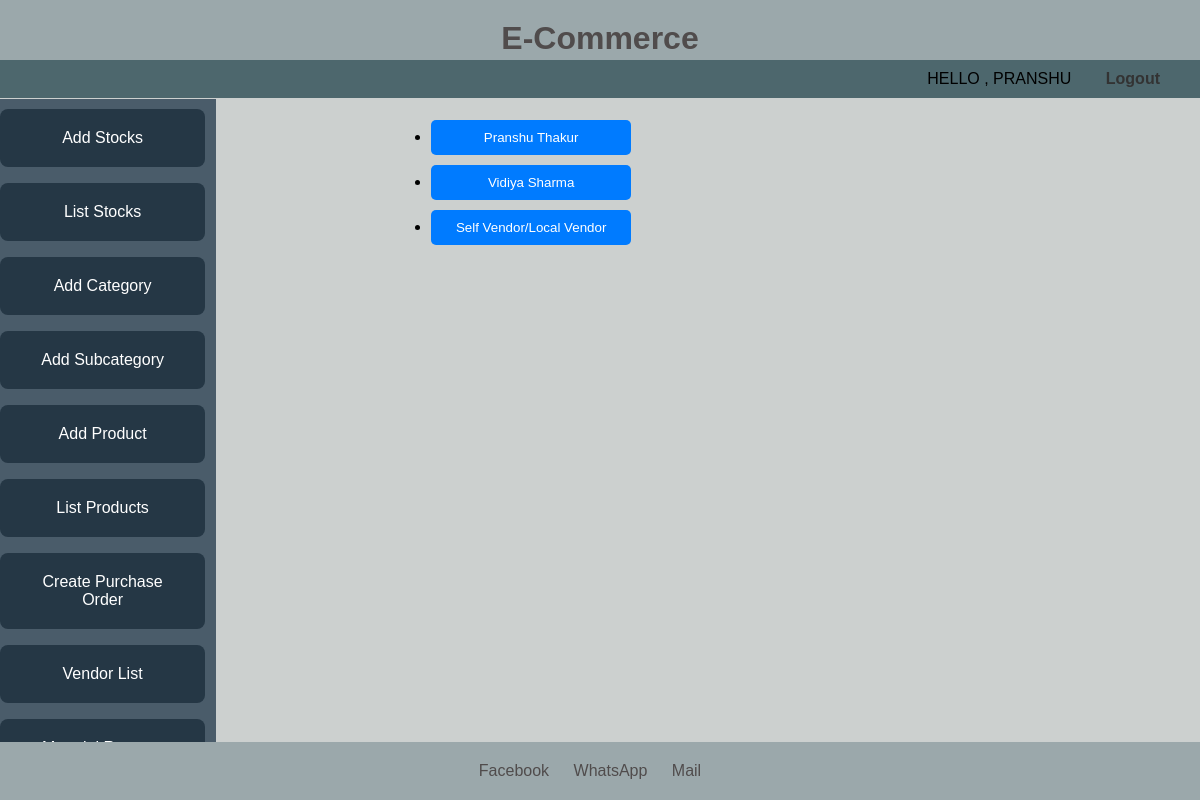
Page /Warehouse/admin/VendorList/1/ on the committed database.
### Warehouse/models.py (models this page shows, shortened)
class AdminModel(models.Model):
    first_name = models.CharField(max_length=120)
    last_name = models.CharField(max_length=120)
    email = models.EmailField(unique=True)
    mobile = models.CharField(max_length=12,unique=True)
    address = models.CharField(max_length=120)
    password = models.CharField(max_length=120)
    confirmpassword = models.CharField(max_length=120)
    otp = models.CharField(max_length=8,default=0)
    otp_created_at = models.DateTimeField(blank=True, null=True)
    class Meta:
       db_table = "admin"

class VendorModel(models.Model):
    vendor_name = models.CharField(max_length=120)
    vendor_email = models.EmailField(unique=True)
    vendor_mobile = models.CharField(max_length=12,unique=True)
    vendor_address = models.CharField(max_length=120)
    vendor_password = models.CharField(max_length=120)
    vendor_confirmpassword = models.CharField(max_length=120)
    vendor_otp = models.CharField(max_length=8,default=0)
    vendor_otp_created_at = models.DateTimeField(blank=True, null=True)
    class Meta:
       db_table = "vendor"

### Warehouse/views.py (the view, shortened to what this page needs)
# urls.py: path('admin/VendorList/<int:admin_id>/',ListVendorAPIView.as_view(),name='vendorList'),
class ListVendorAPIView(APIView):
    def get(self, request,admin_id):
        admin = AdminModel.objects.get(id=admin_id)
        vendors = VendorModel.objects.all()
        return TemplateResponse(request, 'Vendor/vendorList.html',{'admin':admin,'vendors': vendors})

### templates/Vendor/vendorList.html (shortened to what this page needs)
{% extends "Admin/adminLoggedin.html" %}
{% block content %}
<h1>List of Vendors</h1>
<div class="vendor-list">
  <ul>
    {% for vendor in vendors %}
    <li>
      <form action="{% url 'vendorDetails' admin_id=admin.id vendor_id=vendor.id %}" method="get">
        <button type="submit" class="vendor-btn">{{ vendor.vendor_name }}</button>
      </form>
    </li>
    {% endfor %}
  </ul>
</div>
{% endblock content %}

### templates/Admin/adminLoggedin.html (shortened to what this page needs)
<!DOCTYPE html>
<html lang="en">
<head>
    <link rel="stylesheet" href="https://cdnjs.cloudflare.com/ajax/libs/font-awesome/5.15.4/css/all.min.css">
</head>
<body>
    <header>
        <h1><a href="{% url 'loggedIn_admin' admin_id=admin.id %}" style="text-decoration: none; color: #504c4c;">E-Commerce</a></h1>
    </header>
    <nav>
        <ul class="right-links">
            <li>HELLO , {{admin.first_name}}</li>
            <li><a href="{% url 'adminLogin' %}">Logout</a></li>
        </ul>
    </nav>
    <div class="products-container">
        <div class="sidebar">
            <a href="{% url 'AddStocks' admin_id=admin.id %}" class="button">Add Stocks</a>
            <a href="{% url 'list_stocks' admin_id=admin.id %}" class="button">List Stocks</a>
            <a href="{% url 'AddCategory' admin_id=admin.id %}" class="button">Add Category</a>
            <a href="{% url 'AddSubCategory' admin_id=admin.id %}" class="button">Add Subcategory</a>
            <a href="{% url 'AddProduct' admin_id=admin.id %}" class="button">Add Product</a>
            <a href="{% url 'list_products' admin_id=admin.id %}" class="button">List Products</a>
            <a href="{% url 'purchaseOrder' admin_id=admin.id %}" class="button">Create Purchase Order</a>
            <a href="{% url 'vendorList' admin_id=admin.id %}" class="button">Vendor List</a>
            <a href="{% url 'materialRequestList' admin_id=admin.id %}" class="button">Material Request List</a>
        </div>
        {% block content %}{% endblock %}
    </div>
    <footer>
        <ul>
            <li><a href="#">Facebook</a></li>
            <li><a href="#">WhatsApp</a></li>
            <li><a href="{% url 'contact_us_messages' %}">Mail</a></li>
        </ul>
    </footer>
</body>
</html>

### templates/Admin/adminLoggedin.html (style rules this page uses)
* { margin: 0; padding: 0; box-sizing: border-box; font-family: Arial, sans-serif; }
body { background-color: #CCD0CF; display: flex; flex-direction: column; min-height: 100vh; }
header { background-color: #9ba8ab; color: #504c4c; padding: 20px 0; text-align: center; position: fixed; top: 0; left: 0; width: 100%; z-index: 1000; }
header h1 { font-size: 2rem; }
nav { display: flex; justify-content: space-between; align-items: center; background-color: #4D676D; padding: 10px; position: fixed; top: 60px; left: 0; width: 100%; z-index: 1000; }
.left-links, .right-links { list-style-type: none; margin: 0; padding: 0; }
.left-links li, .right-links li { display: inline; margin-right: 20px; }
.right-links { margin-left: auto; }
nav ul { list-style-type: none; margin: 0; padding: 0; }
nav ul li { display: inline; margin-right: 20px; }
nav a { text-decoration: none; color: #333; font-weight: bold; padding: 10px; transition: background-color 0.3s ease; }
.products-container { display: flex; height: 100vh; }
.sidebar { background-color: #4A5C6A; color: #333; width: 18%; padding: 10px 0; position: fixed; top: 98.5px; bottom: 0; overflow-y: auto; }
.button { background-color: #253745; color: #fff; padding: 20px 35px; border-radius: 8px; cursor: pointer; border: none; outline: none; transition: background-color 0.3s; margin-bottom: 1rem; width: 95%; text-align: center; display: block; text-decoration: none; }
footer { background-color: #9ba8ab; color: #EAEAEA; text-align: center; padding: 20px 0; margin-top: auto; width: 100%; position: fixed; bottom: 0; left: 0; z-index: 1000; }
footer ul { list-style-type: none; margin: 0; padding: 0; }
footer ul li { color: #EAEAEA; display: inline; margin-right: 20px; }
footer ul li a { color: #504c4c; text-decoration: none; }

### templates/Vendor/vendorList.html (style rules this page uses)
.vendor-list { margin: 120px 20px 50px 200px ; width: 60%; }
.vendor-btn { display: block; width: 200px; padding: 10px; background-color: #007bff; color: #fff; text-align: center; border: none; border-radius: 5px; margin-bottom: 10px; text-decoration: none; cursor: pointer; }

### rows in the picture
AdminModel: first_name "PRANSHU"
VendorModel: vendor_name "Pranshu Thakur"
VendorModel: vendor_name "Vidiya Sharma"
VendorModel: vendor_name "Self Vendor/Local Vendor"
